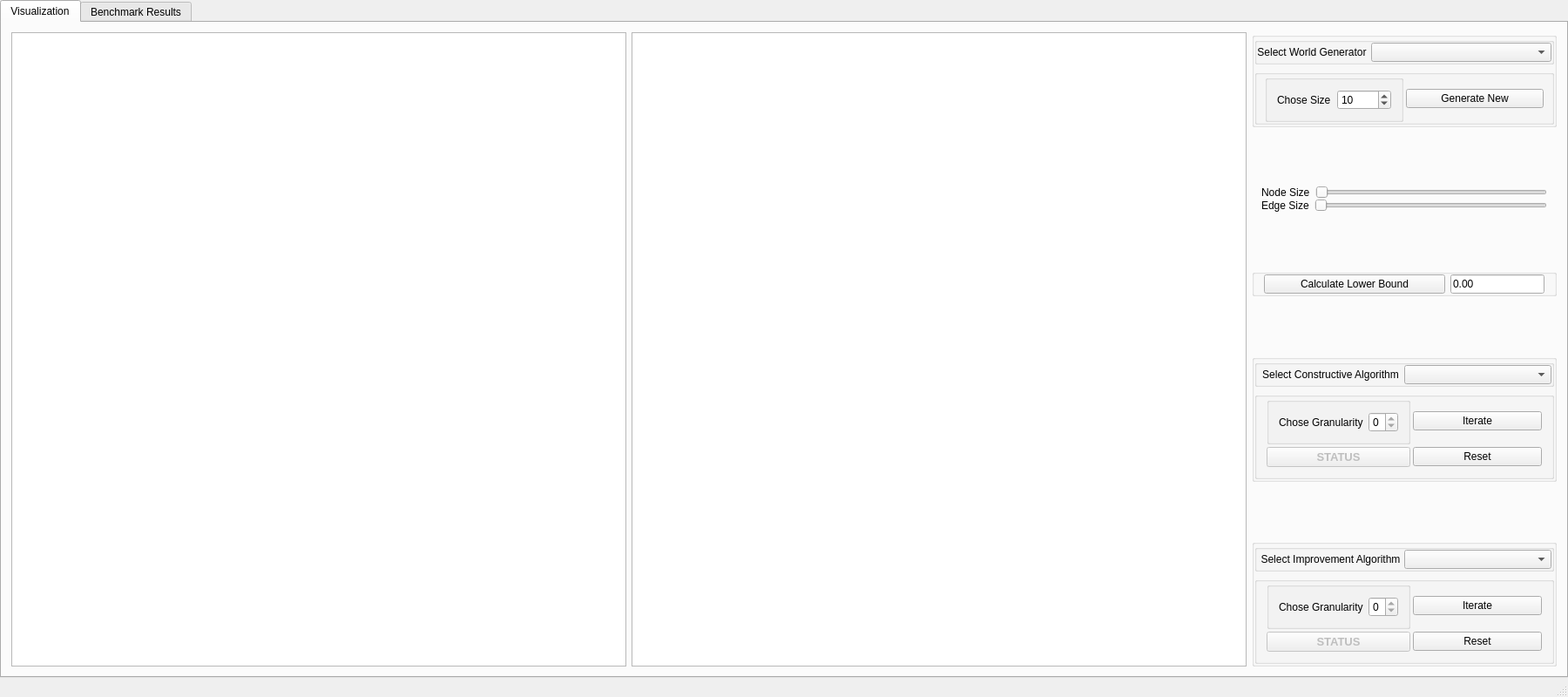
<?xml version="1.0" encoding="UTF-8"?>
<ui version="4.0">
 <class>MainWindow</class>
 <widget class="QMainWindow" name="MainWindow">
  <property name="geometry">
   <rect>
    <x>0</x>
    <y>0</y>
    <width>1800</width>
    <height>800</height>
   </rect>
  </property>
  <property name="sizePolicy">
   <sizepolicy hsizetype="Preferred" vsizetype="Preferred">
    <horstretch>0</horstretch>
    <verstretch>0</verstretch>
   </sizepolicy>
  </property>
  <property name="windowTitle">
   <string>MainWindow</string>
  </property>
  <widget class="QWidget" name="centralWidget">
   <property name="sizePolicy">
    <sizepolicy hsizetype="Maximum" vsizetype="Maximum">
     <horstretch>0</horstretch>
     <verstretch>0</verstretch>
    </sizepolicy>
   </property>
   <property name="layoutDirection">
    <enum>Qt::LeftToRight</enum>
   </property>
   <layout class="QGridLayout" name="gridLayout_4">
    <property name="leftMargin">
     <number>0</number>
    </property>
    <property name="topMargin">
     <number>0</number>
    </property>
    <property name="rightMargin">
     <number>0</number>
    </property>
    <property name="bottomMargin">
     <number>0</number>
    </property>
    <item row="0" column="0">
     <widget class="QTabWidget" name="tabWidget">
      <property name="tabPosition">
       <enum>QTabWidget::North</enum>
      </property>
      <property name="tabShape">
       <enum>QTabWidget::Rounded</enum>
      </property>
      <property name="currentIndex">
       <number>0</number>
      </property>
      <property name="tabsClosable">
       <bool>false</bool>
      </property>
      <widget class="QWidget" name="tab_visualization">
       <property name="sizePolicy">
        <sizepolicy hsizetype="Expanding" vsizetype="Expanding">
         <horstretch>0</horstretch>
         <verstretch>0</verstretch>
        </sizepolicy>
       </property>
       <attribute name="title">
        <string>Visualization</string>
       </attribute>
       <layout class="QGridLayout" name="gridLayout_5">
        <property name="leftMargin">
         <number>0</number>
        </property>
        <property name="topMargin">
         <number>0</number>
        </property>
        <property name="rightMargin">
         <number>0</number>
        </property>
        <property name="bottomMargin">
         <number>0</number>
        </property>
        <property name="spacing">
         <number>0</number>
        </property>
        <item row="0" column="0">
         <widget class="QWidget" name="group_visualization" native="true">
          <layout class="QHBoxLayout" name="horizontalLayout_9">
           <item>
            <widget class="TSPView" name="graphics_tsp">
             <property name="sizePolicy">
              <sizepolicy hsizetype="Expanding" vsizetype="Expanding">
               <horstretch>0</horstretch>
               <verstretch>0</verstretch>
              </sizepolicy>
             </property>
             <property name="minimumSize">
              <size>
               <width>100</width>
               <height>0</height>
              </size>
             </property>
            </widget>
           </item>
           <item>
            <widget class="TSPView" name="graphics_tsp_visualization">
             <property name="sizePolicy">
              <sizepolicy hsizetype="Expanding" vsizetype="Expanding">
               <horstretch>0</horstretch>
               <verstretch>0</verstretch>
              </sizepolicy>
             </property>
             <property name="minimumSize">
              <size>
               <width>100</width>
               <height>0</height>
              </size>
             </property>
            </widget>
           </item>
           <item>
            <widget class="QWidget" name="widget_controls" native="true">
             <property name="sizePolicy">
              <sizepolicy hsizetype="Fixed" vsizetype="Preferred">
               <horstretch>20</horstretch>
               <verstretch>0</verstretch>
              </sizepolicy>
             </property>
             <property name="minimumSize">
              <size>
               <width>350</width>
               <height>0</height>
              </size>
             </property>
             <layout class="QVBoxLayout" name="verticalLayout">
              <property name="spacing">
               <number>5</number>
              </property>
              <property name="leftMargin">
               <number>0</number>
              </property>
              <property name="topMargin">
               <number>0</number>
              </property>
              <property name="rightMargin">
               <number>0</number>
              </property>
              <property name="bottomMargin">
               <number>0</number>
              </property>
              <item>
               <widget class="QGroupBox" name="group_world_generator">
                <property name="title">
                 <string/>
                </property>
                <layout class="QVBoxLayout" name="verticalLayout_3">
                 <property name="leftMargin">
                  <number>0</number>
                 </property>
                 <property name="topMargin">
                  <number>0</number>
                 </property>
                 <property name="rightMargin">
                  <number>0</number>
                 </property>
                 <property name="bottomMargin">
                  <number>0</number>
                 </property>
                 <item>
                  <widget class="QGroupBox" name="group_algorithms_world_generator">
                   <property name="title">
                    <string/>
                   </property>
                   <layout class="QHBoxLayout" name="horizontalLayout_7">
                    <property name="spacing">
                     <number>5</number>
                    </property>
                    <property name="leftMargin">
                     <number>0</number>
                    </property>
                    <property name="topMargin">
                     <number>0</number>
                    </property>
                    <property name="rightMargin">
                     <number>0</number>
                    </property>
                    <property name="bottomMargin">
                     <number>0</number>
                    </property>
                    <item>
                     <widget class="QLabel" name="label_world_generator">
                      <property name="sizePolicy">
                       <sizepolicy hsizetype="Maximum" vsizetype="Fixed">
                        <horstretch>0</horstretch>
                        <verstretch>20</verstretch>
                       </sizepolicy>
                      </property>
                      <property name="minimumSize">
                       <size>
                        <width>10</width>
                        <height>20</height>
                       </size>
                      </property>
                      <property name="text">
                       <string>Select World Generator</string>
                      </property>
                      <property name="alignment">
                       <set>Qt::AlignCenter</set>
                      </property>
                     </widget>
                    </item>
                    <item>
                     <widget class="QComboBox" name="combo_world_generator"/>
                    </item>
                   </layout>
                  </widget>
                 </item>
                 <item>
                  <widget class="QGroupBox" name="group_action_world_generator">
                   <property name="title">
                    <string/>
                   </property>
                   <layout class="QHBoxLayout" name="horizontalLayout_4">
                    <property name="spacing">
                     <number>3</number>
                    </property>
                    <property name="leftMargin">
                     <number>9</number>
                    </property>
                    <property name="topMargin">
                     <number>0</number>
                    </property>
                    <property name="rightMargin">
                     <number>9</number>
                    </property>
                    <property name="bottomMargin">
                     <number>0</number>
                    </property>
                    <item>
                     <widget class="QGroupBox" name="group_size_world_generator">
                      <property name="title">
                       <string/>
                      </property>
                      <layout class="QHBoxLayout" name="horizontalLayout_3">
                       <item>
                        <widget class="QLabel" name="label_size_world_generator">
                         <property name="text">
                          <string>Chose Size</string>
                         </property>
                        </widget>
                       </item>
                       <item>
                        <widget class="QSpinBox" name="spin_size_world_generator">
                         <property name="minimum">
                          <number>2</number>
                         </property>
                         <property name="maximum">
                          <number>1000</number>
                         </property>
                         <property name="value">
                          <number>10</number>
                         </property>
                        </widget>
                       </item>
                      </layout>
                     </widget>
                    </item>
                    <item>
                     <widget class="QPushButton" name="button_world_generator">
                      <property name="text">
                       <string>Generate New</string>
                      </property>
                     </widget>
                    </item>
                   </layout>
                  </widget>
                 </item>
                </layout>
               </widget>
              </item>
              <item>
               <spacer name="verticalSpacer_1">
                <property name="orientation">
                 <enum>Qt::Vertical</enum>
                </property>
                <property name="sizeType">
                 <enum>QSizePolicy::Expanding</enum>
                </property>
                <property name="sizeHint" stdset="0">
                 <size>
                  <width>20</width>
                  <height>5</height>
                 </size>
                </property>
               </spacer>
              </item>
              <item>
               <widget class="QWidget" name="group_size" native="true">
                <layout class="QVBoxLayout" name="verticalLayout_6">
                 <property name="spacing">
                  <number>0</number>
                 </property>
                 <property name="leftMargin">
                  <number>0</number>
                 </property>
                 <property name="topMargin">
                  <number>0</number>
                 </property>
                 <property name="rightMargin">
                  <number>0</number>
                 </property>
                 <property name="bottomMargin">
                  <number>0</number>
                 </property>
                 <item>
                  <widget class="QWidget" name="group_node_size" native="true">
                   <layout class="QHBoxLayout" name="horizontalLayout_10">
                    <property name="topMargin">
                     <number>0</number>
                    </property>
                    <property name="bottomMargin">
                     <number>0</number>
                    </property>
                    <item>
                     <widget class="QLabel" name="label_node_size">
                      <property name="text">
                       <string>Node Size</string>
                      </property>
                     </widget>
                    </item>
                    <item>
                     <widget class="QSlider" name="slider_node_size">
                      <property name="orientation">
                       <enum>Qt::Horizontal</enum>
                      </property>
                     </widget>
                    </item>
                   </layout>
                  </widget>
                 </item>
                 <item>
                  <widget class="QWidget" name="group_edge_size" native="true">
                   <layout class="QHBoxLayout" name="horizontalLayout_8">
                    <property name="topMargin">
                     <number>0</number>
                    </property>
                    <property name="bottomMargin">
                     <number>0</number>
                    </property>
                    <item>
                     <widget class="QLabel" name="label_edge_size">
                      <property name="text">
                       <string>Edge Size</string>
                      </property>
                     </widget>
                    </item>
                    <item>
                     <widget class="QSlider" name="slider_edge_size">
                      <property name="orientation">
                       <enum>Qt::Horizontal</enum>
                      </property>
                     </widget>
                    </item>
                   </layout>
                  </widget>
                 </item>
                </layout>
               </widget>
              </item>
              <item>
               <spacer name="verticalSpacer_2">
                <property name="orientation">
                 <enum>Qt::Vertical</enum>
                </property>
                <property name="sizeHint" stdset="0">
                 <size>
                  <width>20</width>
                  <height>5</height>
                 </size>
                </property>
               </spacer>
              </item>
              <item>
               <widget class="QGroupBox" name="group_lower_bound">
                <property name="sizePolicy">
                 <sizepolicy hsizetype="Preferred" vsizetype="Minimum">
                  <horstretch>0</horstretch>
                  <verstretch>0</verstretch>
                 </sizepolicy>
                </property>
                <property name="title">
                 <string/>
                </property>
                <layout class="QHBoxLayout" name="horizontalLayout_11">
                 <property name="topMargin">
                  <number>0</number>
                 </property>
                 <property name="bottomMargin">
                  <number>0</number>
                 </property>
                 <item>
                  <widget class="QPushButton" name="button_lower_bound">
                   <property name="text">
                    <string>Calculate Lower Bound</string>
                   </property>
                  </widget>
                 </item>
                 <item>
                  <widget class="QLineEdit" name="edit_lower_bound">
                   <property name="sizePolicy">
                    <sizepolicy hsizetype="Fixed" vsizetype="Fixed">
                     <horstretch>0</horstretch>
                     <verstretch>0</verstretch>
                    </sizepolicy>
                   </property>
                   <property name="minimumSize">
                    <size>
                     <width>50</width>
                     <height>0</height>
                    </size>
                   </property>
                   <property name="text">
                    <string>0.00</string>
                   </property>
                  </widget>
                 </item>
                </layout>
               </widget>
              </item>
              <item>
               <spacer name="verticalSpacer_3">
                <property name="orientation">
                 <enum>Qt::Vertical</enum>
                </property>
                <property name="sizeHint" stdset="0">
                 <size>
                  <width>20</width>
                  <height>5</height>
                 </size>
                </property>
               </spacer>
              </item>
              <item>
               <widget class="QGroupBox" name="group_constructive_algorithm">
                <property name="title">
                 <string/>
                </property>
                <layout class="QVBoxLayout" name="verticalLayout_5">
                 <property name="leftMargin">
                  <number>0</number>
                 </property>
                 <property name="topMargin">
                  <number>0</number>
                 </property>
                 <property name="rightMargin">
                  <number>0</number>
                 </property>
                 <property name="bottomMargin">
                  <number>0</number>
                 </property>
                 <item>
                  <widget class="QGroupBox" name="group_algorithms_constructive_algorithm">
                   <property name="title">
                    <string/>
                   </property>
                   <layout class="QHBoxLayout" name="horizontalLayout_5">
                    <property name="spacing">
                     <number>0</number>
                    </property>
                    <property name="leftMargin">
                     <number>0</number>
                    </property>
                    <property name="topMargin">
                     <number>0</number>
                    </property>
                    <property name="rightMargin">
                     <number>0</number>
                    </property>
                    <property name="bottomMargin">
                     <number>0</number>
                    </property>
                    <item>
                     <widget class="QLabel" name="label_constructive_algorithm">
                      <property name="sizePolicy">
                       <sizepolicy hsizetype="Preferred" vsizetype="Fixed">
                        <horstretch>0</horstretch>
                        <verstretch>0</verstretch>
                       </sizepolicy>
                      </property>
                      <property name="text">
                       <string>Select Constructive Algorithm</string>
                      </property>
                      <property name="alignment">
                       <set>Qt::AlignCenter</set>
                      </property>
                     </widget>
                    </item>
                    <item>
                     <widget class="QComboBox" name="combo_constructive_algorithm">
                      <property name="minimumSize">
                       <size>
                        <width>150</width>
                        <height>0</height>
                       </size>
                      </property>
                     </widget>
                    </item>
                   </layout>
                  </widget>
                 </item>
                 <item>
                  <widget class="QGroupBox" name="group_action_constructive_algorithm">
                   <property name="title">
                    <string/>
                   </property>
                   <layout class="QGridLayout" name="gridLayout_2">
                    <property name="topMargin">
                     <number>0</number>
                    </property>
                    <property name="spacing">
                     <number>3</number>
                    </property>
                    <item row="1" column="1">
                     <widget class="QPushButton" name="button_iterate_constructive_algorithm">
                      <property name="text">
                       <string>Iterate</string>
                      </property>
                     </widget>
                    </item>
                    <item row="2" column="1">
                     <widget class="QPushButton" name="button_reset_constructive_algorithm">
                      <property name="text">
                       <string>Reset</string>
                      </property>
                     </widget>
                    </item>
                    <item row="1" column="0">
                     <widget class="QGroupBox" name="group_granularity_constructive_algorithm">
                      <property name="title">
                       <string/>
                      </property>
                      <layout class="QHBoxLayout" name="horizontalLayout">
                       <item>
                        <widget class="QLabel" name="label_granularity_constructive_algorithm">
                         <property name="text">
                          <string>Chose Granularity</string>
                         </property>
                        </widget>
                       </item>
                       <item>
                        <widget class="QSpinBox" name="spin_granularity_constructive_algorithm">
                         <property name="maximum">
                          <number>0</number>
                         </property>
                        </widget>
                       </item>
                      </layout>
                     </widget>
                    </item>
                    <item row="2" column="0">
                     <widget class="QPushButton" name="button_status_constructive_algorithm">
                      <property name="enabled">
                       <bool>false</bool>
                      </property>
                      <property name="font">
                       <font>
                        <pointsize>10</pointsize>
                        <weight>75</weight>
                        <bold>true</bold>
                       </font>
                      </property>
                      <property name="autoFillBackground">
                       <bool>true</bool>
                      </property>
                      <property name="styleSheet">
                       <string notr="true"/>
                      </property>
                      <property name="text">
                       <string>STATUS</string>
                      </property>
                      <property name="checkable">
                       <bool>false</bool>
                      </property>
                      <property name="checked">
                       <bool>false</bool>
                      </property>
                     </widget>
                    </item>
                   </layout>
                  </widget>
                 </item>
                </layout>
               </widget>
              </item>
              <item>
               <spacer name="verticalSpacer_4">
                <property name="orientation">
                 <enum>Qt::Vertical</enum>
                </property>
                <property name="sizeHint" stdset="0">
                 <size>
                  <width>20</width>
                  <height>5</height>
                 </size>
                </property>
               </spacer>
              </item>
              <item>
               <widget class="QGroupBox" name="group_improvement_algorithm">
                <property name="title">
                 <string/>
                </property>
                <layout class="QVBoxLayout" name="verticalLayout_2">
                 <property name="leftMargin">
                  <number>0</number>
                 </property>
                 <property name="topMargin">
                  <number>0</number>
                 </property>
                 <property name="rightMargin">
                  <number>0</number>
                 </property>
                 <property name="bottomMargin">
                  <number>0</number>
                 </property>
                 <item>
                  <widget class="QGroupBox" name="group_algorithm_improvement_algorithm">
                   <property name="title">
                    <string/>
                   </property>
                   <layout class="QHBoxLayout" name="horizontalLayout_6">
                    <property name="spacing">
                     <number>0</number>
                    </property>
                    <property name="leftMargin">
                     <number>0</number>
                    </property>
                    <property name="topMargin">
                     <number>0</number>
                    </property>
                    <property name="rightMargin">
                     <number>0</number>
                    </property>
                    <property name="bottomMargin">
                     <number>0</number>
                    </property>
                    <item>
                     <widget class="QLabel" name="label_improvement_algorithm">
                      <property name="sizePolicy">
                       <sizepolicy hsizetype="Preferred" vsizetype="Fixed">
                        <horstretch>0</horstretch>
                        <verstretch>0</verstretch>
                       </sizepolicy>
                      </property>
                      <property name="text">
                       <string>Select Improvement Algorithm</string>
                      </property>
                      <property name="alignment">
                       <set>Qt::AlignCenter</set>
                      </property>
                     </widget>
                    </item>
                    <item>
                     <widget class="QComboBox" name="combo_improvement_algorithm">
                      <property name="minimumSize">
                       <size>
                        <width>150</width>
                        <height>0</height>
                       </size>
                      </property>
                     </widget>
                    </item>
                   </layout>
                  </widget>
                 </item>
                 <item>
                  <widget class="QGroupBox" name="group_action_improvement_algorithm">
                   <property name="title">
                    <string/>
                   </property>
                   <layout class="QGridLayout" name="gridLayout_3">
                    <property name="topMargin">
                     <number>0</number>
                    </property>
                    <property name="spacing">
                     <number>3</number>
                    </property>
                    <item row="1" column="1">
                     <widget class="QPushButton" name="button_iterate_improvement_algorithm">
                      <property name="text">
                       <string>Iterate</string>
                      </property>
                     </widget>
                    </item>
                    <item row="2" column="1">
                     <widget class="QPushButton" name="button_reset_improvement_algorithm">
                      <property name="text">
                       <string>Reset</string>
                      </property>
                     </widget>
                    </item>
                    <item row="1" column="0">
                     <widget class="QGroupBox" name="group_granularity_improvement_algorithm">
                      <property name="title">
                       <string/>
                      </property>
                      <layout class="QHBoxLayout" name="horizontalLayout_2">
                       <item>
                        <widget class="QLabel" name="label_granularity_improvement_algorithm">
                         <property name="text">
                          <string>Chose Granularity</string>
                         </property>
                        </widget>
                       </item>
                       <item>
                        <widget class="QSpinBox" name="spin_granularity_improvement_algorithm">
                         <property name="maximum">
                          <number>0</number>
                         </property>
                        </widget>
                       </item>
                      </layout>
                     </widget>
                    </item>
                    <item row="2" column="0">
                     <widget class="QPushButton" name="button_status_improvement_algorithm">
                      <property name="enabled">
                       <bool>false</bool>
                      </property>
                      <property name="font">
                       <font>
                        <pointsize>10</pointsize>
                        <weight>75</weight>
                        <bold>true</bold>
                       </font>
                      </property>
                      <property name="text">
                       <string>STATUS</string>
                      </property>
                      <property name="checkable">
                       <bool>false</bool>
                      </property>
                      <property name="checked">
                       <bool>false</bool>
                      </property>
                     </widget>
                    </item>
                   </layout>
                  </widget>
                 </item>
                </layout>
               </widget>
              </item>
             </layout>
            </widget>
           </item>
          </layout>
         </widget>
        </item>
       </layout>
      </widget>
      <widget class="QWidget" name="tab_benchmarks">
       <attribute name="title">
        <string>Benchmark Results</string>
       </attribute>
       <layout class="QGridLayout" name="gridLayout">
        <item row="0" column="0">
         <widget class="QWidget" name="group_benchmarks" native="true"/>
        </item>
       </layout>
      </widget>
     </widget>
    </item>
   </layout>
  </widget>
  <widget class="QMenuBar" name="menuBar">
   <property name="geometry">
    <rect>
     <x>0</x>
     <y>0</y>
     <width>1800</width>
     <height>21</height>
    </rect>
   </property>
  </widget>
  <widget class="QStatusBar" name="statusBar"/>
 </widget>
 <layoutdefault spacing="6" margin="11"/>
 <customwidgets>
  <customwidget>
   <class>TSPView</class>
   <extends>QGraphicsView</extends>
   <header>tspview.h</header>
  </customwidget>
 </customwidgets>
 <resources/>
 <connections/>
</ui>
